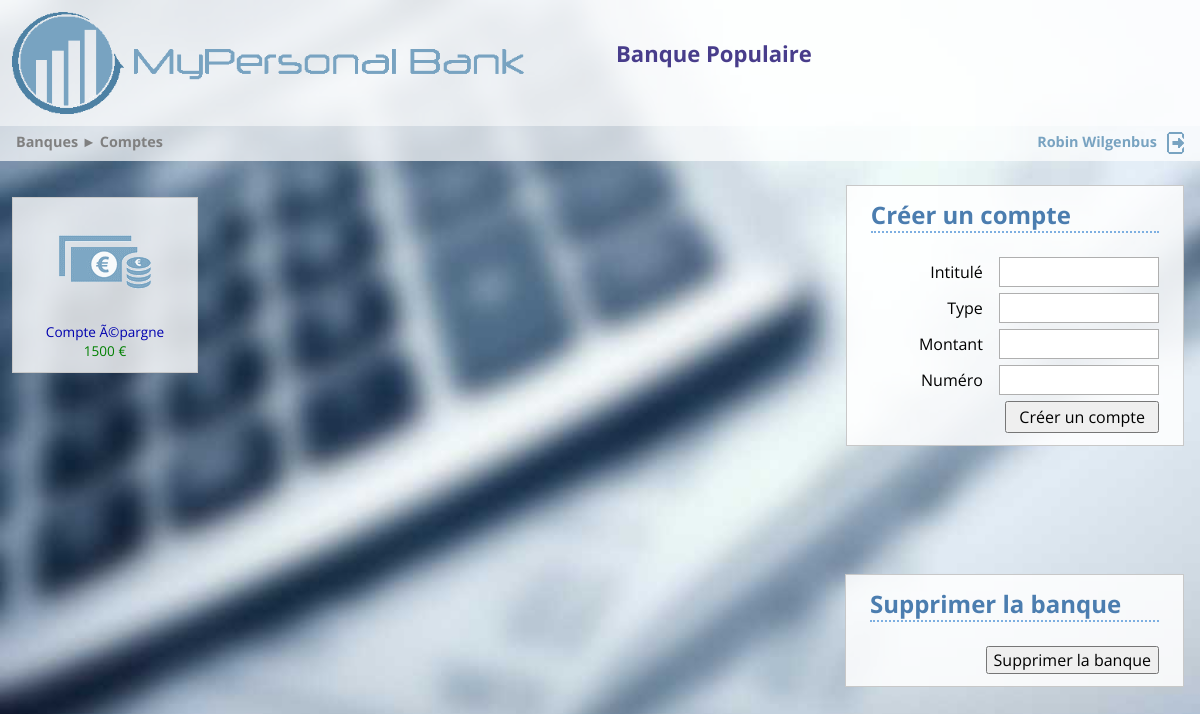
Page /contenu/php/comptes.php?bnq_id=20 (signed in) on the committed database.
### tables this page shows
CREATE TABLE IF NOT EXISTS `banques` (
  `bnq_id` int(11) NOT NULL AUTO_INCREMENT,
  `bnq_utlId` int(11) NOT NULL,
  `bnq_intitule` varchar(255) NOT NULL,
  `bnq_numero` decimal(10,0) NOT NULL,
  `bqn_guichet` decimal(10,0) NOT NULL,
  PRIMARY KEY (`bnq_id`),
  KEY `bnq_utlId` (`bnq_utlId`)
);

CREATE TABLE IF NOT EXISTS `comptes` (
  `cpt_id` int(11) NOT NULL AUTO_INCREMENT,
  `cpt_bnqId` int(11) NOT NULL,
  `cpt_intitule` varchar(255) NOT NULL,
  `cpt_type` varchar(255) NOT NULL,
  `cpt_montant` double NOT NULL,
  `cpt_numero` decimal(10,0) NOT NULL,
  PRIMARY KEY (`cpt_id`),
  KEY `cpt_bnqId` (`cpt_bnqId`)
);

### contenu/php/comptes.php (the view, shortened to what this page needs)
<?php
include 'includes/bdd.php';
?>
<!DOCTYPE html>
<html>
    <head>
        <link href="../css/normalize.css" rel="stylesheet">
        <link href="../css/commun.css" rel="stylesheet">
        <link href="../css/comptes.css" rel="stylesheet">
    </head>
    <body>
        <?php include 'includes/header.php'; ?>
        <div id="navigation">
            <div id="arborescence"><a href="banques.php">Banques</a> ► <a href="comptes.php?bnq_id=<?php echo $_SESSION['bnq_id']; ?>">Comptes</a></div>
            <div id="identification">
                <?php
                print('<p id="identifiants">'.$_SESSION['ult_prenom'].' '.$_SESSION['ult_nom'].'</p>');
                ?>
                <a href="/mpb_web/contenu/php/deconnexion.php" id="lien_deconnexion"><img src="../img/deconnexion.png" alt="" title="Se déconnecter"/></a>
            </div>
        </div>
        <section>
            <div id="bt_formCpt">
                <h2>Créer un compte</h2>
                <form id="formCpt" method="post" action="#">
                    <div id="div_formCpt_intitule">
                        <label>Intitulé</label>
                        <input id="formCpt_intitule" name="intitule" type="text"/>
                    </div>
                    <div id="div_formCpt_type">
                        <label>Type</label>
                        <input id="formCpt_type" name="type" type="text"/>
                    </div>
                    <div id="div_formCpt_montant">
                        <label>Montant</label>
                        <input id="formCpt_montant" name="montant" type="text" maxlength="10"/>
                    </div>
                    <div id="div_formCpt_numero">
                        <label>Numéro</label>
                        <input id="formCpt_numero" name="numero" type="text" maxlength="11"/>
                    </div>
                    <div id="div_formCpt_cre">
                        <input type="submit" id="formCpt_cre" name="creer_compte" value="Créer un compte"/>
                    </div>
                </form>
            </div>
            <div id="bt_comptes">
                <?php
                $sql = 'SELECT * FROM comptes WHERE cpt_bnqId =' . $_SESSION['bnq_id'] . '';
                $req = mysqli_query($bdd, $sql);
                while ($rlt = mysqli_fetch_assoc($req)) {
                    echo '<a title="' . $rlt['cpt_intitule'] . '" href="interface.php?cpt_id=' . $rlt['cpt_id'] . '" class="bloc_compte"><img src="../img/monnaie.png" alt=""/><p>' . $rlt['cpt_intitule'] . '</p>';
                    if ($rlt["cpt_montant"] > 0) {
                        echo '<p class="montantpos">' . $rlt['cpt_montant'] . ' €</p></a>';
                    } else {
                        echo '<p class="montantneg">' . $rlt['cpt_montant'] . ' €</p></a>';
                    }
                }
                echo '</div>';
                ?>
    </section>
    <div id="bt_suppBnq">
        <h2>Supprimer la banque</h2>
        <form id="formBnq" method="post" action="#">
            <div id="div_suppBnq_sup">
                <input type="submit" id="formBnq_supp" name="supp_banque" value="Supprimer la banque"/>
            </div>
        </form>
    </div>
</body>
</html>

### contenu/php/includes/header.php (shortened to what this page needs)
<header>
    <img src="/mpb_web/contenu/img/mpb.png" alt="" id="logo"/>
    <?php
        if(isset($_SESSION['bnq_id'])) {
            if($_SESSION['bnq_id']!=0) {
                print("<div id='intGene'>");
                $sql = 'SELECT * FROM banques WHERE bnq_id = '.$_SESSION['bnq_id'].'';
                $req = mysqli_query($bdd, $sql);
                $rlt = mysqli_fetch_assoc($req);
                print("<div id='intBanque'>".$rlt['bnq_intitule']."</div>");
            }
        }
    ?>
</header>

### contenu/css/commun.css (style rules this page uses)
body { background-image:url('../img/bg.jpg'); background-repeat:no-repeat; background-size:cover; background-attachment:fixed; font-family:"Open Sans"; min-width:1024px; }
header { background-color:rgba(255,255,255,.85); overflow:auto; padding:12px; }
#logo { float:left; width:512px; margin:0 92px 0 0; }
#arborescence { float:left; }
#identification { float:right; color:rgb(120,163,193); font-weight:bold; margin:0; }
#identifiants { float:left; margin:0; }
#lien_deconnexion { float:right; }
#lien_deconnexion img { margin-left:10px; height:22px; }
section { overflow:auto; }
input { outline:none; }
#navigation { margin:0 0 24px 0; padding:6px 16px 3px 16px; background-color:rgba(255,255,255,.7); color:gray; font-size:90%; font-weight:bold; overflow: auto; }
#navigation a { text-decoration:none; color:gray; }
#intBanque { font-size:120%; font-weight: bold; }
#intGene { color:darkslateblue; margin-top:26px; float:left; text-align:center; font-size:115%; }

### contenu/css/comptes.css (style rules this page uses)
#bt_formCpt { float:right; border:1px solid rgb(200,200,200); padding:12px 24px; margin:0 16px 0 0; background-color:rgba(255,255,255,.85); }
#bt_formCpt h2 { margin:0 0 24px 0; color:rgb(75,125,175); border-bottom:2px dotted rgb(125,175,225); }
#formCpt { overflow:auto; }
#formCpt label, #formCpt input { display:inline-block; padding:3px 12px; }
#formCpt label { width:100px; text-align:right; }
#formCpt_intitule, #formCpt_type, #formCpt_numero, #formCpt_montant { border:1px solid rgb(175,175,175); box-sizing:border-box; width:160px; margin:0 0 6px; }
#div_formCpt_cre { float:right; overflow:hidden; }
#bt_suppBnq { float:right; border:1px solid rgb(200,200,200); padding:12px 24px; margin:128px 16px 0 0; background-color:rgba(255,255,255,.85); width: 289px; }
#bt_suppBnq h2 { margin:0 0 24px 0; color:rgb(75,125,175); border-bottom:2px dotted rgb(125,175,225); }
#div_suppBnq_sup { float:right; }
#bt_comptes { overflow:auto; }
.bloc_compte { margin:12px; padding:12px; border:1px solid rgb(200,200,200); background-color:rgba(255,255,255,.8); text-decoration:none; width:160px; color:rgb(0,0,175); display:inline-block; }
.bloc_compte img { width: 92px; padding:6px; display:block; margin:0 auto 8px auto; }
.bloc_compte p { margin:0; text-align:center; font-size:85%; overflow:hidden; }
.montantpos { color: green; }

### rows in the picture
banques: bnq_intitule "Banque Populaire"
comptes: cpt_intitule "Compte Ã©pargne", cpt_montant "1500"

### other values in the picture
$_SESSION['ult_prenom'] "Robin"
$_SESSION['ult_nom'] "Wilgenbus"
